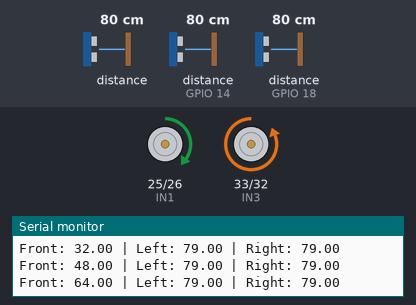
A sketch run on a simulated ESP32. On the bench: motor-driver pin pairs drawn as motors (green arrow = first pin HIGH = forward, orange = second pin HIGH = backward, longer = more drive, scaled by the enable pin), the last lines printed to the serial monitor. Wiring (inferred from the names in the program): 2 × ultrasonic range finder: trigger GPIO 5, echo GPIO 18 / trigger GPIO 13, echo GPIO 14. Inputs (shaded band) come from the test bench; at power-on: distance to the obstacle 80 cm, distance to the obstacle (sensors on GPIO 14, GPIO 18) 80 cm. The echo pulse lasts 58.3 µs per cm.

Above: at 1.2 s.
1.3 s: distance to the obstacle (sensor 0) set to 11 cm
3.9 s: distance to the obstacle (sensor 0) set to 8 cm
At 5.5 s:
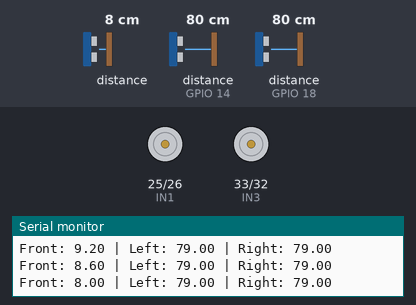
5.8 s: distance to the obstacle (sensor 0) set to 250 cm
At 6.5 s:
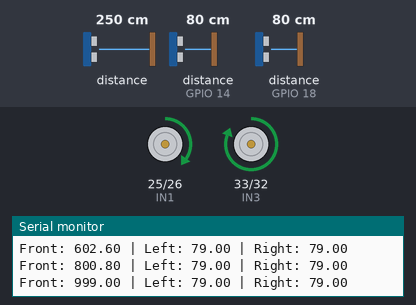
7.6 s: distance to the obstacle (sensor 0) set to 205 cm
9.1 s: distance to the obstacle (sensor 0) set to 196 cm
At 9.7 s:
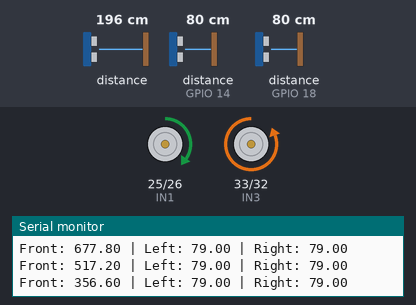
10.9 s: distance to the obstacle (sensor on GPIO 14) set to 77 cm
At 11.5 s:
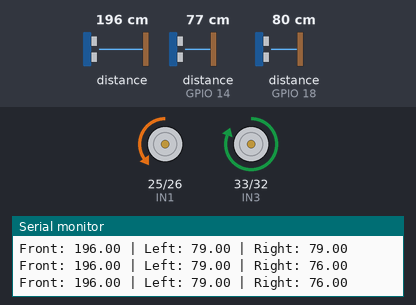
Timing chart, 0 to 13.4 s (numbered marks = the images above; inputs shaded):
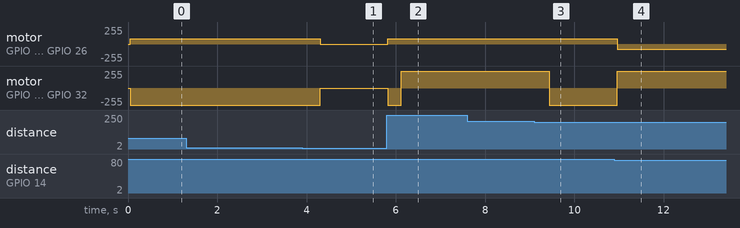

The sketch:

v2_objectavoid.ino
```cpp
#include <Wire.h>
#include "Adafruit_VL53L0X.h"

// ---------------- MOTOR ----------------
#define IN1 25
#define IN2 26
#define IN3 33
#define IN4 32
#define ENA 27
#define ENB 19

// ---------------- ULTRASONIC ----------------
#define TRIG_L 5
#define ECHO_L 18
#define TRIG_R 13
#define ECHO_R 14

Adafruit_VL53L0X lox = Adafruit_VL53L0X();

// ---------------- FILTER ----------------
#define N 5
float distBuffer[N];
int idx = 0;

// ---------------- MOTOR CONTROL ----------------
void moveForward(){
  digitalWrite(IN1,HIGH); digitalWrite(IN2,LOW);
  digitalWrite(IN3,HIGH); digitalWrite(IN4,LOW);
}

void stopMotors(){
  digitalWrite(IN1,LOW); digitalWrite(IN2,LOW);
  digitalWrite(IN3,LOW); digitalWrite(IN4,LOW);
}

void turnRight(){
  digitalWrite(IN1,HIGH); digitalWrite(IN2,LOW);
  digitalWrite(IN3,LOW);  digitalWrite(IN4,HIGH);
}

void turnLeft(){
  digitalWrite(IN1,LOW);  digitalWrite(IN2,HIGH);
  digitalWrite(IN3,HIGH); digitalWrite(IN4,LOW);
}

// ---------------- FILTER ----------------
float movingAverage(float val){
  distBuffer[idx++] = val;
  if(idx>=N) idx=0;
  float sum=0;
  for(int i=0;i<N;i++) sum+=distBuffer[i];
  return sum/N;
}

// ---------------- ULTRASONIC ----------------
long readUltrasonic(int trig, int echo){
  digitalWrite(trig,LOW); delayMicroseconds(2);
  digitalWrite(trig,HIGH); delayMicroseconds(10);
  digitalWrite(trig,LOW);

  long duration = pulseIn(echo,HIGH,20000);
  return duration * 0.034 / 2;
}

float getDistanceFront(){
  VL53L0X_RangingMeasurementData_t m;
  lox.rangingTest(&m,false);
  int tof = (m.RangeStatus!=4)? m.RangeMilliMeter/10 : 999;
  return movingAverage(tof);
}

float getDistanceLeft(){
  return readUltrasonic(TRIG_L, ECHO_L);
}

float getDistanceRight(){
  return readUltrasonic(TRIG_R, ECHO_R);
}

// ---------------- CONTROL LOGIC ----------------
void controlLogic(float dist){

  float leftDist = getDistanceLeft();
  delay(10);
  float rightDist = getDistanceRight();

  Serial.print("Front: "); Serial.print(dist);
  Serial.print(" | Left: "); Serial.print(leftDist);
  Serial.print(" | Right: "); Serial.println(rightDist);

  // 🚨 VERY CLOSE
  if(dist < 10){
    stopMotors();
    delay(200);
    return;
  }

  // ⚠️ OBSTACLE AHEAD
  if(dist < 400){

    if(leftDist > rightDist && leftDist > 15){
      turnLeft();
    }
    else if(rightDist > 15){
      turnRight();
    }
    else{
      stopMotors();
    }

    delay(200);
    return;
  }

  // ✅ CLEAR PATH
  moveForward();
}

// ---------------- SETUP ----------------
void setup(){

  Serial.begin(115200);

  pinMode(IN1,OUTPUT); pinMode(IN2,OUTPUT);
  pinMode(IN3,OUTPUT); pinMode(IN4,OUTPUT);

  pinMode(TRIG_L,OUTPUT); pinMode(ECHO_L,INPUT);
  pinMode(TRIG_R,OUTPUT); pinMode(ECHO_R,INPUT);

  pinMode(ENA, OUTPUT);
  pinMode(ENB, OUTPUT);

  Wire.begin(21,22);
  lox.begin();

  // ✅ FIXED SPEED (NO CHANGES AFTER THIS)
  analogWrite(ENA, 80);
  analogWrite(ENB, 255);
}

// ---------------- LOOP ----------------
void loop(){

  float dist = getDistanceFront();

  controlLogic(dist);

  delay(50);
}
```

Measured:
- the behaviour switches between 10 and 9 cm on distance to the obstacle (sensor 0) (found by bisection; images 0 and 1)
- the behaviour switches between 201 and 200 cm on distance to the obstacle (sensor 0) (found by bisection; images 2 and 3)
- the behaviour switches between 80 and 79 cm on distance to the obstacle (sensor on GPIO 14) (found by bisection; images 3 and 4)
- after the input at 3.9 s, motor on GPIO 25 (IN1) / GPIO 26 (IN2): forward 80/255 → stopped after 0.40 s; motor on GPIO 33 (IN3) / GPIO 32 (IN4): backward 255/255 → stopped after 0.40 s
- after the input at 5.8 s, motor on GPIO 25 (IN1) / GPIO 26 (IN2): stopped → forward 80/255 at once; motor on GPIO 33 (IN3) / GPIO 32 (IN4): stopped → backward 255/255 at once, → forward 255/255 0.30 s later
- after the input at 9.1 s, motor on GPIO 33 (IN3) / GPIO 32 (IN4): forward 255/255 → backward 255/255 after 0.34 s
- after the input at 10.9 s, motor on GPIO 25 (IN1) / GPIO 26 (IN2): forward 80/255 → backward 80/255 after 0.06 s; motor on GPIO 33 (IN3) / GPIO 32 (IN4): backward 255/255 → forward 255/255 after 0.06 s
